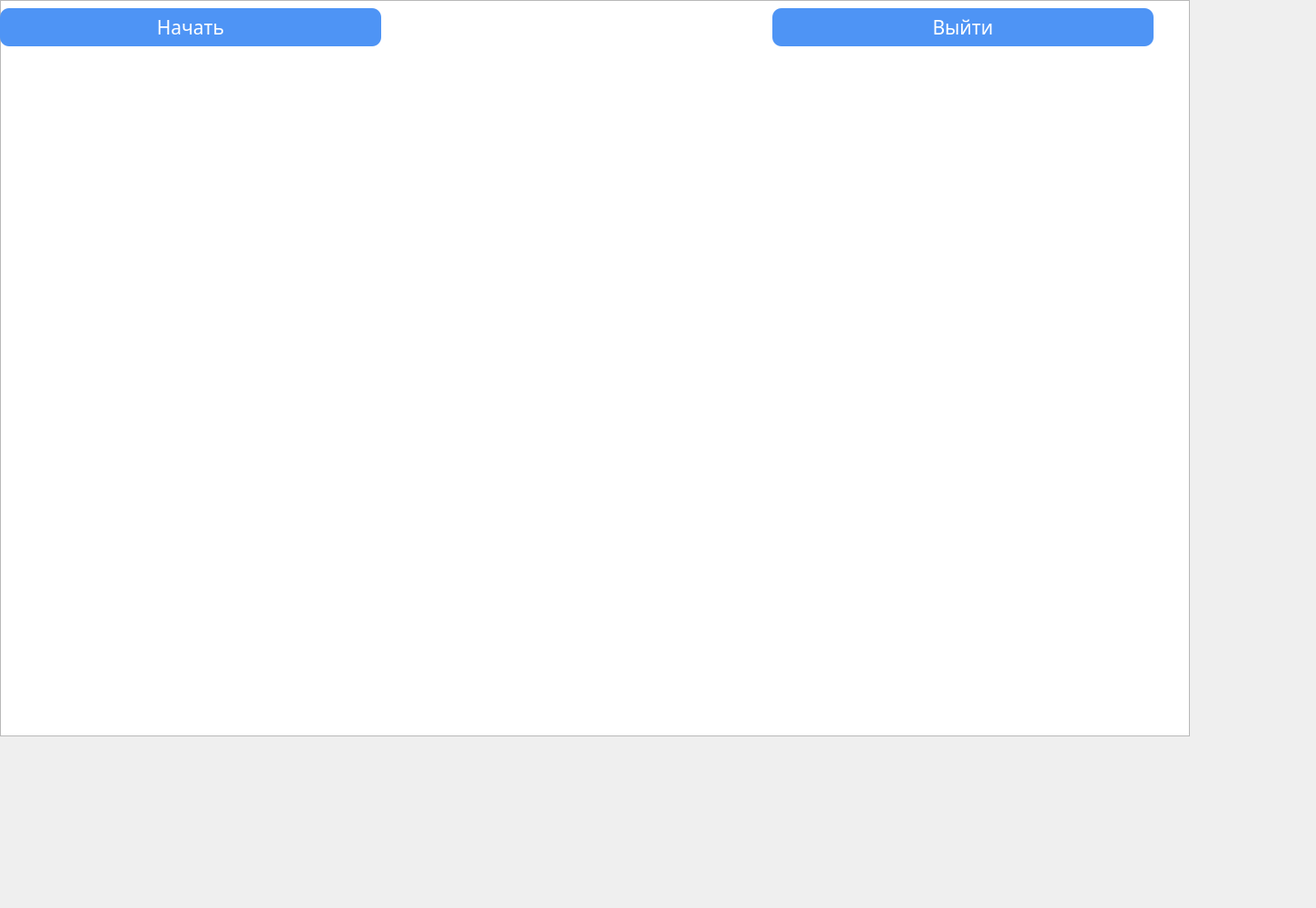
<?xml version="1.0" encoding="UTF-8"?>
<ui version="4.0">
 <class>Widget</class>
 <widget class="QWidget" name="Widget">
  <property name="geometry">
   <rect>
    <x>0</x>
    <y>0</y>
    <width>1450</width>
    <height>1000</height>
   </rect>
  </property>
  <property name="minimumSize">
   <size>
    <width>1000</width>
    <height>1000</height>
   </size>
  </property>
  <property name="font">
   <font>
    <pointsize>12</pointsize>
   </font>
  </property>
  <property name="windowTitle">
   <string>Form</string>
  </property>
  <widget class="QGraphicsView" name="graphicsView">
   <property name="geometry">
    <rect>
     <x>0</x>
     <y>0</y>
     <width>1311</width>
     <height>811</height>
    </rect>
   </property>
   <property name="minimumSize">
    <size>
     <width>0</width>
     <height>0</height>
    </size>
   </property>
  </widget>
  <widget class="QWidget" name="horizontalLayoutWidget_2">
   <property name="geometry">
    <rect>
     <x>0</x>
     <y>0</y>
     <width>1271</width>
     <height>61</height>
    </rect>
   </property>
   <layout class="QHBoxLayout" name="horizontalLayout_2">
    <item>
     <widget class="QPushButton" name="pushButton">
      <property name="font">
       <font>
        <family>Futura</family>
        <pointsize>16</pointsize>
        <italic>false</italic>
        <fontweight>Medium</fontweight>
       </font>
      </property>
      <property name="styleSheet">
       <string notr="true">background-color: rgb(78, 148, 245);
color: rgb(255, 255, 255);
font: 500 16pt &quot;Futura&quot;;
border-radius: 10px;
padding: 6px;</string>
      </property>
      <property name="text">
       <string>Начать</string>
      </property>
     </widget>
    </item>
    <item>
     <layout class="QHBoxLayout" name="horizontalLayout">
      <item>
       <widget class="QLabel" name="label">
        <property name="font">
         <font>
          <family>Futura</family>
          <pointsize>16</pointsize>
          <italic>false</italic>
          <fontweight>Medium</fontweight>
         </font>
        </property>
        <property name="styleSheet">
         <string notr="true">color: rgb(255, 255, 255);
font: 500 16pt &quot;Futura&quot;;
border-radius: 10px;
padding: 6px;</string>
        </property>
        <property name="text">
         <string>Очки:</string>
        </property>
       </widget>
      </item>
      <item>
       <widget class="QLabel" name="label_2">
        <property name="font">
         <font>
          <family>Futura</family>
          <pointsize>16</pointsize>
          <italic>false</italic>
          <fontweight>Medium</fontweight>
         </font>
        </property>
        <property name="styleSheet">
         <string notr="true">color: rgb(255, 255, 255);
font: 500 16pt &quot;Futura&quot;;
border-radius: 10px;
padding: 6px;</string>
        </property>
        <property name="text">
         <string>0</string>
        </property>
       </widget>
      </item>
     </layout>
    </item>
    <item>
     <widget class="QPushButton" name="exitButton">
      <property name="font">
       <font>
        <family>Futura</family>
        <pointsize>16</pointsize>
        <italic>false</italic>
        <fontweight>Medium</fontweight>
       </font>
      </property>
      <property name="styleSheet">
       <string notr="true">background-color: rgb(78, 148, 245);
color: rgb(255, 255, 255);
font: 500 16pt &quot;Futura&quot;;
border-radius: 10px;
padding: 6px;</string>
      </property>
      <property name="text">
       <string>Выйти</string>
      </property>
     </widget>
    </item>
   </layout>
  </widget>
 </widget>
 <resources/>
 <connections/>
</ui>
